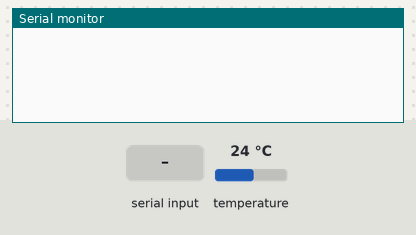
This sketch was run on a simulated Arduino Uno, built with avr-gcc and run on an emulated ATmega328P. Shown: the last lines printed to the serial monitor. The test bench sets the inputs (shaded band); at power-on: temperature 24 °C.

Above: at 1.2 s.
1.3 s: "n" received over Serial
At 2.1 s:
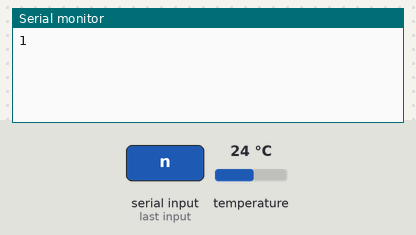
2.8 s: "r" received over Serial
At 3.7 s:
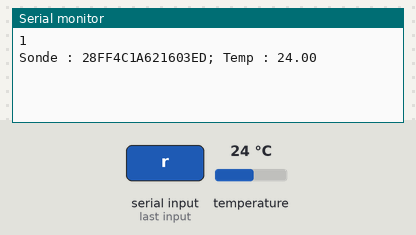

Measured:
- after the input at 1.3 s, the serial monitor: prints a new line at once (image 1)
- after the input at 2.8 s, the serial monitor: prints a new line after 0.14 s (image 2)

The sketch:

firmware.ino
```cpp
#include <OneWire.h>
#include <DallasTemperature.h>

// Data wire is plugged into port 2 on the Arduino
#define ONE_WIRE_BUS 2
#define TEMPERATURE_PRECISION 9 // Lower resolution

// Setup a oneWire instance to communicate with any OneWire devices (not just Maxim/Dallas temperature ICs)
OneWire oneWire(ONE_WIRE_BUS);

// Pass our oneWire reference to Dallas Temperature.
DallasTemperature sensors(&oneWire);

int numberOfDevices; // Number of temperature devices found

DeviceAddress tempDeviceAddress; // We'll use this variable to store a found device address

void setup(void)
{
  // start serial port
  Serial.begin(9600);

  // Start up the library
  sensors.begin();

  // Grab a count of devices on the wire
  numberOfDevices = sensors.getDeviceCount();


  for(int i=0;i<numberOfDevices; i++)
  {
    // Search the wire for address
    if(sensors.getAddress(tempDeviceAddress, i))
	{
		/* Serial.print("Found device ");
		Serial.print(i, DEC);
		Serial.print(" with address: ");
		printAddress(tempDeviceAddress);
		Serial.println(); */


		// set the resolution to TEMPERATURE_PRECISION bit (Each Dallas/Maxim device is capable of several different resolutions)
		sensors.setResolution(tempDeviceAddress, TEMPERATURE_PRECISION);

	}else{
		/* Serial.print("Found ghost device at ");
		Serial.print(i, DEC);
		Serial.print(" but could not detect address. Check power and cabling");
               */
	}
  }

}

// function to print the temperature for a device
void printTemperature(DeviceAddress deviceAddress)
{
  float tempC = sensors.getTempC(deviceAddress);
  Serial.print(" Temp : ");
  Serial.println(tempC);
}

void loop(void)
{
  byte byteRead;

   if (Serial.available()) {
    byteRead = Serial.read();

     if(byteRead==110){ //n
       Serial.println(numberOfDevices);
     }

    if(byteRead==114){//r
      // call sensors.requestTemperatures() to issue a global temperature
      // request to all devices on the bus
      sensors.requestTemperatures(); // Send the command to get temperatures


      // Loop through each device, print out temperature data
      for(int i=0;i<numberOfDevices; i++)
      {
        // Search the wire for address
        if(sensors.getAddress(tempDeviceAddress, i))
    	{
    		// Output the device ID
    		Serial.print("Sonde : ");
    		//Serial.print(i);
                    printAddress(tempDeviceAddress);
                    Serial.print(";");

    		// It responds almost immediately. Let's print out the data
    		printTemperature(tempDeviceAddress); // Use a simple function to print out the data
    	}
    	//else ghost device! Check your power requirements and cabling

      }
    }
   }
  delay(50);
}

// function to print a device address
void printAddress(DeviceAddress deviceAddress)
{
  for (uint8_t i = 0; i < 8; i++)
  {
    if (deviceAddress[i] < 16) Serial.print("0");
    Serial.print(deviceAddress[i], HEX);
  }
}
```
